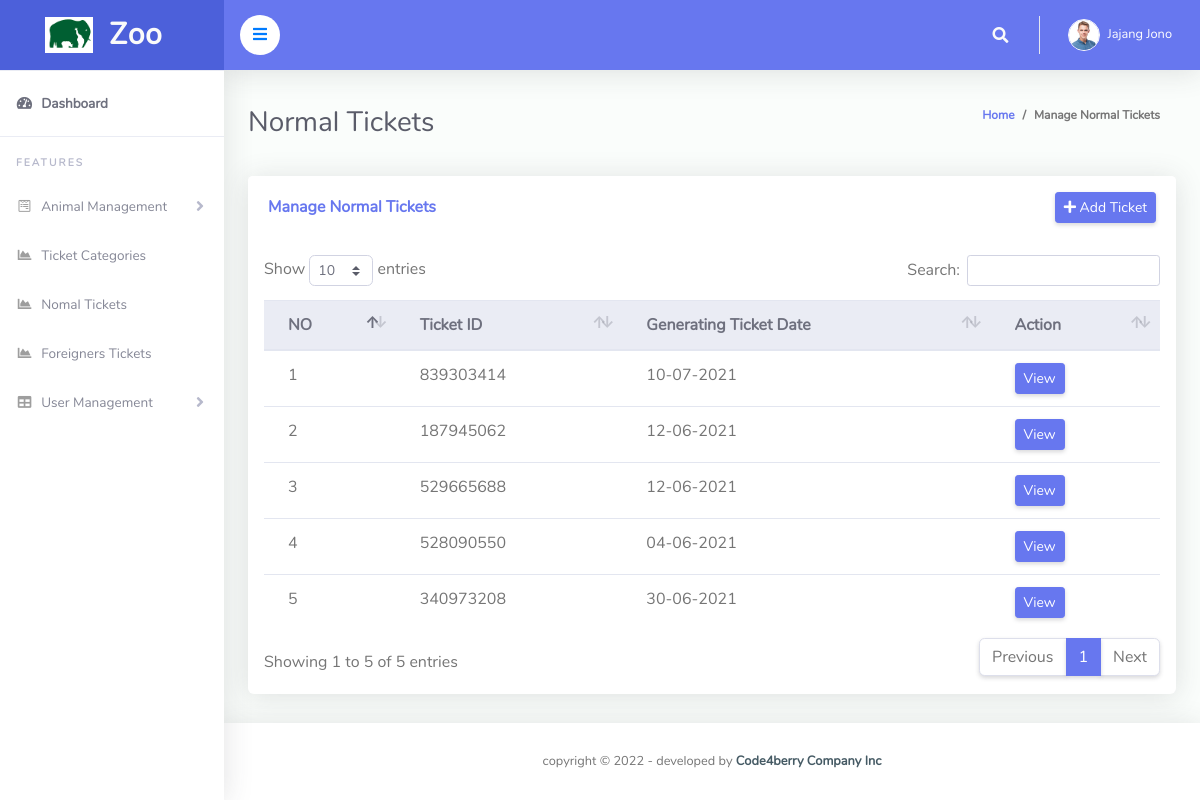
/zoo/admin/manage_normal_ticket.php (signed in), run on the app's committed database.
### tables this page shows
CREATE TABLE `tblticindian` (
  `ID` int(10) NOT NULL,
  `TicketID` varchar(100) NOT NULL,
  `NoAdult` int(10) DEFAULT NULL,
  `NoChildren` int(10) DEFAULT NULL,
  `AdultUnitprice` varchar(50) DEFAULT NULL,
  `ChildUnitprice` varchar(50) DEFAULT NULL,
  `PostingDate` timestamp NULL DEFAULT current_timestamp()
);

### zoo/admin/manage_normal_ticket.php (the view, shortened to what this page needs)
<?php
include('includes/checklogin.php');
?>
<!DOCTYPE html>
<html lang="en">
<head>
  <link href="vendor/fontawesome-free/css/all.min.css" rel="stylesheet" type="text/css">
  <link href="vendor/bootstrap/css/bootstrap.min.css" rel="stylesheet" type="text/css">
  <link href="css/ruang-admin.min.css" rel="stylesheet">
  <link href="vendor/datatables/dataTables.bootstrap4.min.css" rel="stylesheet">
</head>
<body id="page-top">
  <div id="wrapper">
    <?php include('includes/sidebar.php');?>
    <div id="content-wrapper" class="d-flex flex-column">
      <div id="content">
        <?php include('includes/header.php');?>
        <div class="container-fluid" id="container-wrapper">
          <div class="d-sm-flex align-items-center justify-content-between mb-4">
            <h1 class="h3 mb-0 text-gray-800">Normal Tickets</h1>
            <ol class="breadcrumb">
              <li class="breadcrumb-item"><a href="dashboard.php">Home</a></li>
              <li class="breadcrumb-item active" aria-current="page">Manage Normal Tickets</li>
            </ol>
          </div>
          <div class="row">
            <div class="col-lg-12">
                      <?php @include("view_ticket2.php");?>
              <div class="card mb-4">
                <div class="card-header py-3 d-flex flex-row align-items-center justify-content-between">
                  <h6 class="m-0 font-weight-bold text-primary">Manage Normal Tickets</h6>
                  <div class="card-tools" style="float: right;">
                    <button type="button" class="btn btn-sm btn-primary" data-toggle="modal" data-target="#normal" ><i class="fas fa-plus" ></i> Add Ticket
                    </button>
                  </div>
                </div>
                <div class="table-responsive p-3">
                  <table class="table align-items-center table-flush table-hover" id="dataTableHover">
                    <thead class="thead-light">
                      <tr>
                        <th>NO</th>
                        <th>Ticket ID</th>
                        <th>Generating Ticket Date</th>
                        <th>Action</th>
                      </tr>
                    </thead>
                    <tbody>
                      <?php $sql = "SELECT  * from tblticindian order by ID desc";
                      $query = $dbh -> prepare($sql);
                      $query->execute();
                      $results=$query->fetchAll(PDO::FETCH_OBJ);
                      $cnt=1;
                      if($query->rowCount() > 0)
                      {
                        foreach($results as $result)
                          {       ?>
                            <tr>
                              <td><?php echo $cnt;?></td>
                              <td><?php echo htmlentities($result->TicketID);?></td>
                              <td><?php  echo htmlentities(date("d-m-Y", strtotime($result->PostingDate)));?></td>
                              <td>
                                <a href="#"  class="edit_data5" id="<?php echo  ($result->ID); ?>"  title="click to view"><button type="button" class="btn btn-sm btn-primary">View</button></a></td>
                              </tr>
                              <?php $cnt=$cnt+1;
                            }
                          }?>
                        </tbody>
                      </table>
                    </div>
                  </div>
                </div>
              </div>
            </div>
          </div>
          <?php include('includes/footer.php');?>
        </div>
      </div>
</body>
</html>

### zoo/admin/includes/header.php (shortened to what this page needs)
 <nav class="navbar navbar-expand navbar-light bg-navbar topbar mb-4 static-top">
  <button id="sidebarToggleTop" class="btn btn-link rounded-circle mr-3" style="background-color: #ffffff;">
    <i style="color: #007bff;" class="fa fa-bars"></i>
  </button>
  <ul class="navbar-nav ml-auto">
    <li class="nav-item dropdown no-arrow">
      <a class="nav-link dropdown-toggle" href="#" id="searchDropdown" role="button" data-toggle="dropdown" aria-haspopup="true" aria-expanded="false">
        <i class="fas fa-search fa-fw"></i>
      </a>
    </li>
    <li class="nav-item dropdown no-arrow">
      <?php
      $aid=$_SESSION['odmsaid'];
      $sql="SELECT * from  tbladmin where ID=:aid";
      $query = $dbh -> prepare($sql);
      $query->bindParam(':aid',$aid,PDO::PARAM_STR);
      $query->execute();
      $results=$query->fetchAll(PDO::FETCH_OBJ);
      if($query->rowCount() > 0)
      {
        foreach($results as $row)
        {
          ?>
          <a class="nav-link dropdown-toggle" href="#" id="userDropdown" role="button" data-toggle="dropdown" aria-haspopup="true" aria-expanded="false">
           <?php
           if($row->Photo=="avatar15.jpg")
           {
            ?>
            <img class="img-profile rounded-circle"src="profileimages/avatar15.jpg" style="max-width: 60px">
            <?php
          } else {
            ?>
            <img class="img-profile rounded-circle" src="profileimages/<?php  echo $row->Photo;?>" style="max-width: 60px">
            <?php
          } ?>
          <span class="ml-2 d-none d-lg-inline text-white small"><?php  echo $row->FirstName;?> <?php  echo $row->LastName;?></span>
        </a>
        <?php
      }
    } ?>
  </li>
</ul>
</nav>

### data on the page
tblticindian: TicketID "839303414", PostingDate "10-07-2021"
tblticindian: TicketID "187945062", PostingDate "12-06-2021"
tblticindian: TicketID "529665688", PostingDate "12-06-2021"
tblticindian: TicketID "528090550", PostingDate "04-06-2021"
tblticindian: TicketID "340973208", PostingDate "30-06-2021"

### other printed values
$row->FirstName "Jajang"
$row->LastName "Jono"
